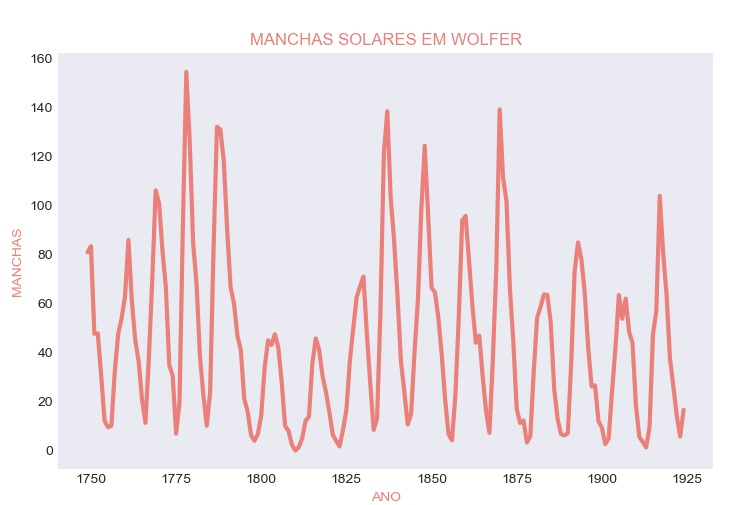

Recreate this plot in Python.
import pandas as pd
import matplotlib.pyplot as plt

dataset = pd.read_csv("a2_MANCHAS.csv")
plt.style.use('seaborn-dark')

x = dataset.Ano
y = dataset.manchas

plt.plot(x, y, color = '#eb807a', linewidth = 3)
plt.title('MANCHAS SOLARES EM WOLFER', fontsize=12, color = '#eb807a')
plt.xlabel('ANO',  color = '#eb807a', fontsize=10)
plt.ylabel('MANCHAS', color = '#eb807a', fontsize=10)
plt.grid(True, linewidth=0)

plt.show()
#plt.savefig("todos_resultados.png")#
